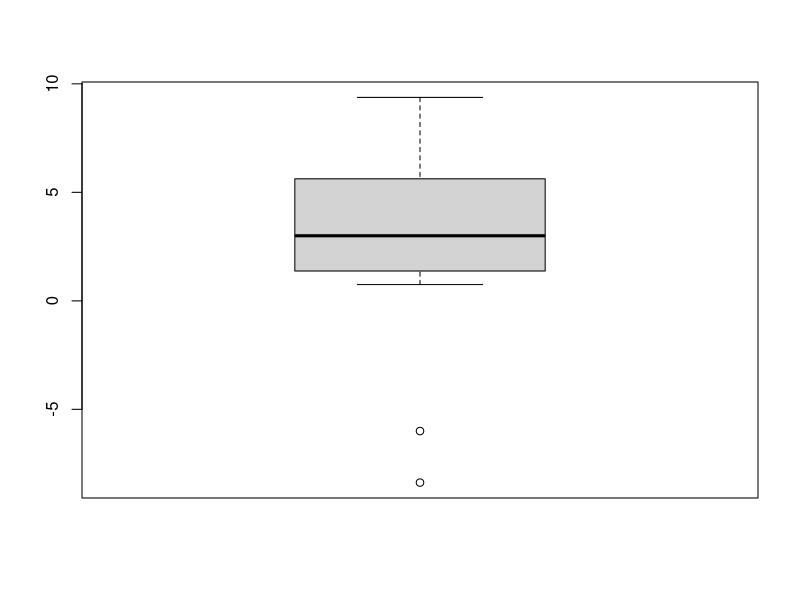
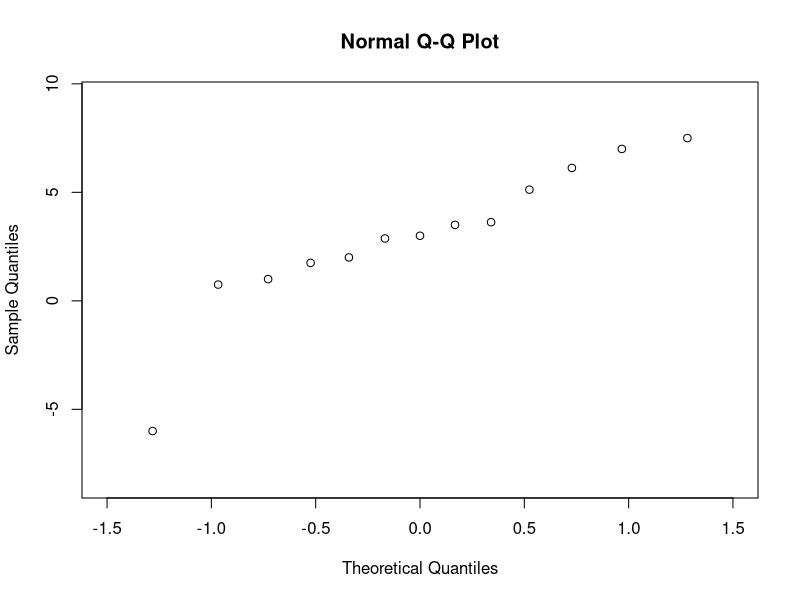

Generate these figures, in order, with R:
#Page no 245

pot<-c(1:15)
cross<-c(23.5,12,21,22,19.125,21.5,22.125,20.375,18.250,21.625,23.250,21,22.125,23,12)
self<-c(17.375,20.375,20,20,18.375,18.625,18.625,15.25,16.5,18,16.25,18,12.75,15.5,18)
data<-data.frame(pot,cross,self)
boxplot(data$cross-data$self)
qqnorm(data$cross-data$self,xlim=c(-1.5,1.5))
